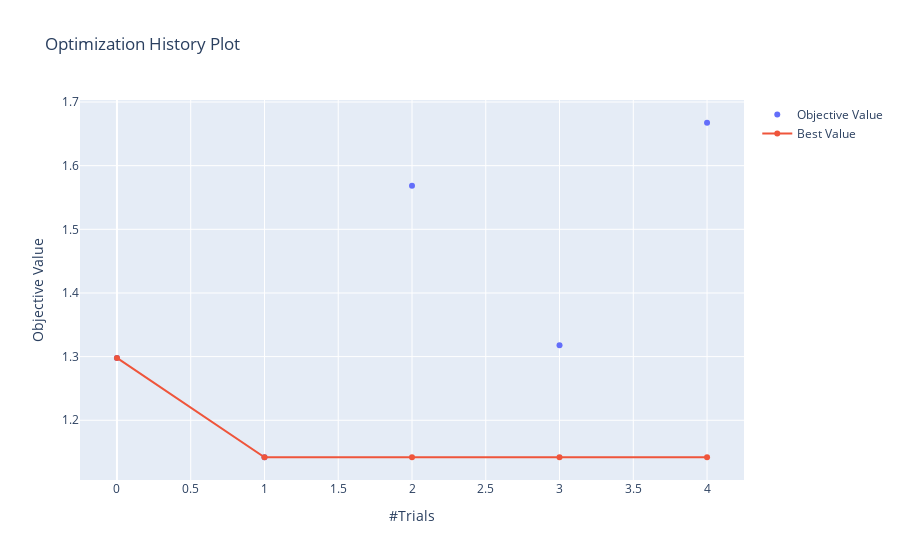

Here is the notebook cell this chart was saved with:
### Code cell
optuna.visualization.plot_optimization_history(study)

# Other possible visuzlizations
#optuna.visualization.plot_slice(study) 
#optuna.visualization.plot_parallel_coordinate(study)

### Figure 1 — Plotly figure (JSON) as saved in the notebook; plotly's stock layout.template omitted (floating-point values rounded to 4 significant figures)
{"data": [{"mode": "markers", "name": "Objective Value", "type": "scatter", "x": [0, 1, 2, 3, 4], "y": [1.298, 1.142, 1.568, 1.318, 1.667]}, {"name": "Best Value", "type": "scatter", "x": [0, 1, 2, 3, 4], "y": [1.298, 1.142, 1.142, 1.142, 1.142]}], "layout": {"title": {"text": "Optimization History Plot"}, "xaxis": {"title": {"text": "#Trials"}}, "yaxis": {"title": {"text": "Objective Value"}}}}
